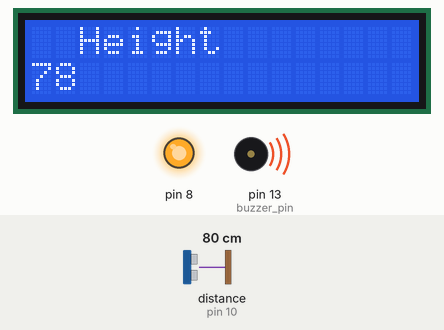
This sketch was run on a simulated Arduino Uno, built with avr-gcc and run on an emulated ATmega328P. Parts: 16×2 character LCD, output pins drawn as LEDs (lit = HIGH), buzzer (waves = sounding, pin HIGH). Wiring (inferred from the names in the program): ultrasonic range finder: trigger pin 9; echo pin 10. The inputs (shaded band) are chosen by the test bench; at power-on: distance to the obstacle (sensor on pin 10) 80 cm. The echo pulse lasts 58.3 µs per cm; pins used as bus, display or sensor lines are not drawn; what the sketch prints to the serial monitor is not drawn.

Above: at 1.2 s.
1.3 s: distance to the obstacle (sensor on pin 10) set to 19 cm
At 2.8 s:
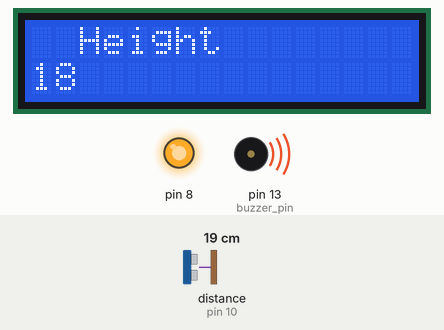
3.5 s: distance to the obstacle (sensor on pin 10) set to 14 cm
At 4.9 s:
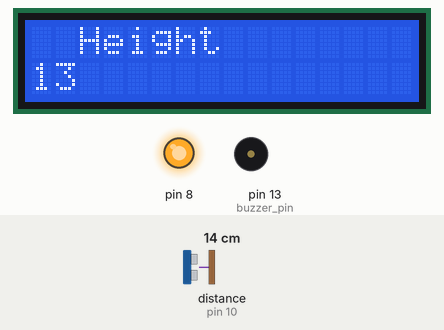
6.0 s: distance to the obstacle (sensor on pin 10) set to 2 cm
At 7.2 s:
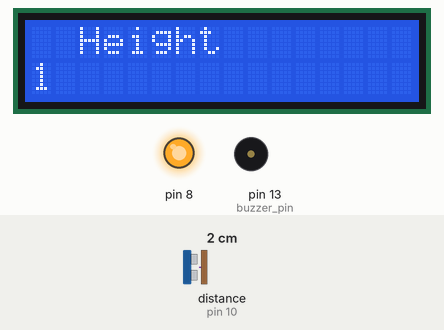
7.5 s: distance to the obstacle (sensor on pin 10) set to 4 cm
At 9.0 s:
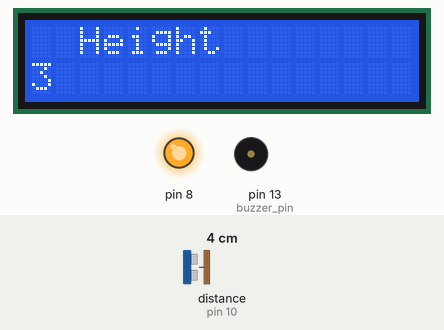
Timing chart, 0 to 10.5 s (numbered marks = the images above; inputs shaded):
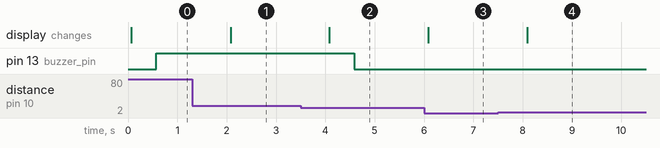

Measured:
- the behaviour switches between 17 and 16 cm on distance to the obstacle (sensor on pin 10) (found by bisection; images 1 and 2)
- after the input at 1.3 s, the display: changes after 0.78 s (image 1)
- after the input at 3.5 s, pin 13 (buzzer_pin): HIGH → LOW after 1.1 s; the display: changes after 0.58 s (image 2)
- after the input at 6.0 s, the display: changes after 0.09 s (image 3)
- after the input at 7.5 s, the display: changes after 0.59 s (image 4)

The sketch:

height.ino
```cpp
int trigger_pin = 9;
int echo_pin = 10;
int buzzer_pin = 13;
int time;
int distance;

#include <LiquidCrystal.h>

const int rs = 12, en = 11, d4 = 5, d5 = 4, d6 = 3, d7 = 2;
LiquidCrystal lcd(rs, en, d4, d5, d6, d7);

void setup ( ) {
        Serial.begin (9600);
        pinMode (trigger_pin, OUTPUT);
        pinMode (echo_pin, INPUT);
        pinMode (buzzer_pin, OUTPUT);
        pinMode (8,OUTPUT);
        pinMode (11, OUTPUT);
        digitalWrite(11, LOW);
        digitalWrite(8, HIGH);

         // set up the LCD's number of columns and rows:
  lcd.begin(16, 2);
  // Print a message to the LCD.
  lcd.print("  Height");

}
void loop ( ) {
    digitalWrite (trigger_pin, HIGH);
    delayMicroseconds (10);
    digitalWrite (trigger_pin, LOW);
    time = pulseIn (echo_pin, HIGH);
    distance = (time * 0.034) / 2;

    lcd.setCursor(0, 1);
    lcd.println (distance);
    delay (500);

 if (distance <= 15)
        {
        Serial.println (" Door Close ");
        Serial.print (" Distance= ");
        Serial.println (distance);
        digitalWrite (buzzer_pin, LOW);
        delay (500);
        }

  else {
        Serial.println (" Door Open ");
        Serial.print (" Distance= ");
        Serial.println (distance);
        digitalWrite (buzzer_pin, HIGH);
        delay (500);
  }
 }
```
